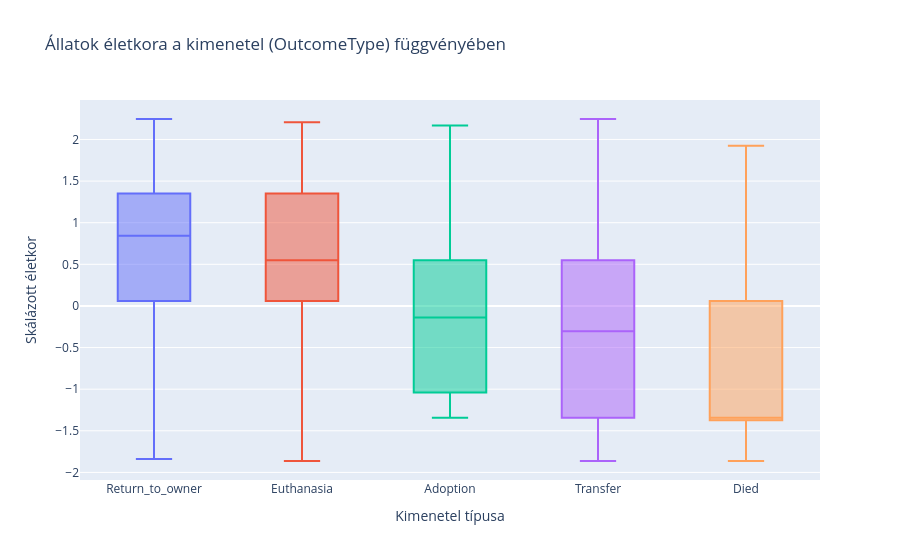
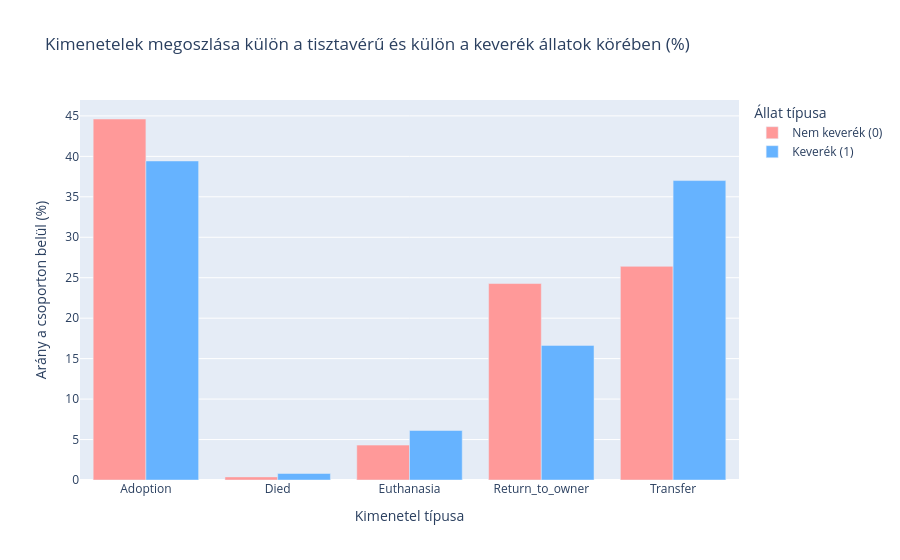
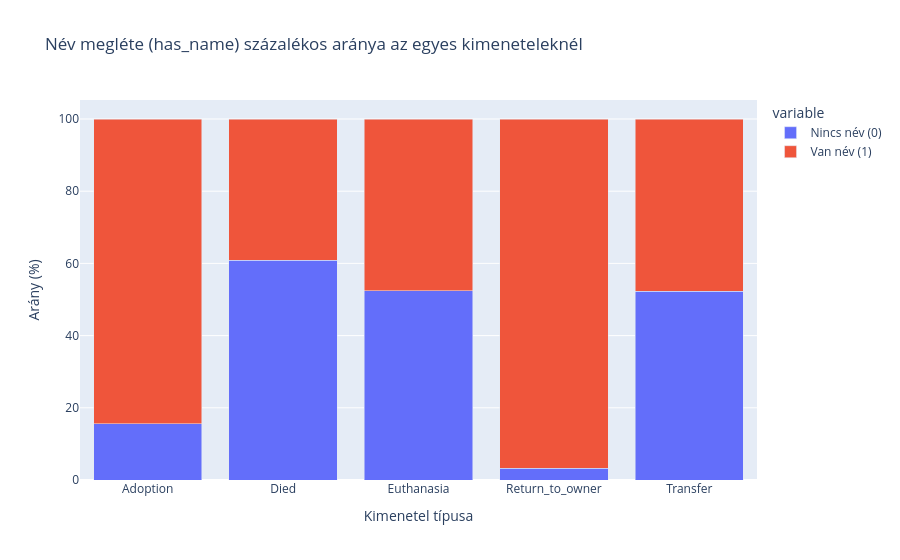
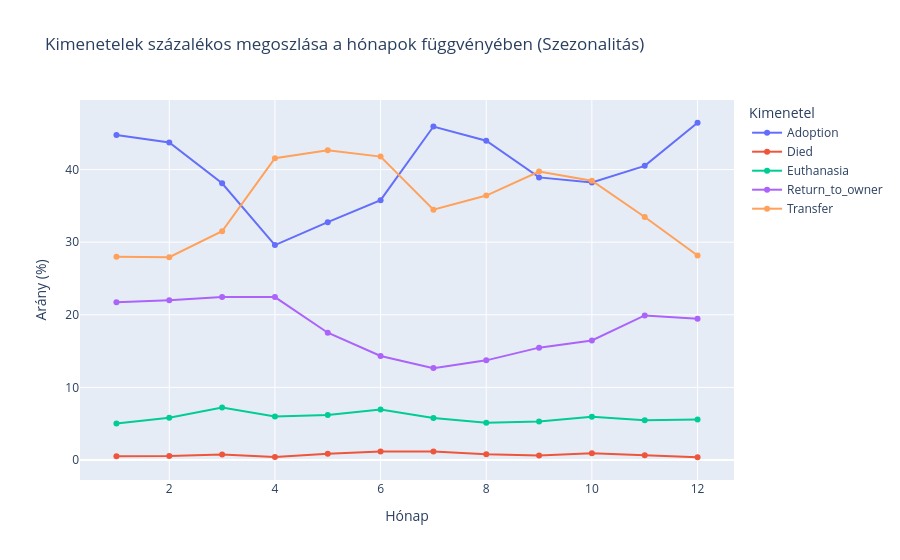

Here is the notebook cell these charts were saved with, in order:
### Markdown cell above
## Feature analysis

### Code cell
import plotly.express as px

# Előkészítés: kiveszük a 'fold' oszlopot a vizsgálatból, ha benne van
df_eda = train_transformed.copy()
if "fold" in df_eda.columns:
  df_eda = df_eda.drop(columns=["fold"])


# ==========================================
# 1. CÉLVÁLTOZÓ SZERINTI ELOSZLÁSOK VIZSGÁLATA
# ==========================================

# A) Életkor (nem skálázott AgeInMonths, ha létezik, különben visszamérjük)
# Használjuk az eredeti hónapokban kifejezett értéket az értelmezhetőség kedvéért:
if "AgeInMonths" in df_eda.columns:
  age_col = "AgeInMonths"
  age_label = "Életkor (hónapokban)"
else:
  age_col = "AgeInMonths_scaled"
  age_label = "Skálázott életkor"

fig1 = px.box(
    df_eda,
    x="OutcomeType",
    y=age_col,
    color="OutcomeType",
    title="Állatok életkora a kimenetel (OutcomeType) függvényében",
    labels={"OutcomeType": "Kimenetel típusa", age_col: age_label},
)
fig1.update_layout(showlegend=False)
fig1.show()


# Oszloponkénti normalizálás (hogy külön látszódjon a keverékek és nem keverékek kimeneteli profilja)
mix_outcome_col_pct = (
    pd.crosstab(
        df_eda["OutcomeType"], df_eda["isMix"], normalize="columns"
    )  # oszloponkénti százalék
    * 100
).reset_index()

# Átalakítjuk Plotly-barát formátumra
mix_melted = mix_outcome_col_pct.melt(
    id_vars="OutcomeType", var_name="isMix", value_name="Percentage"
)
# Átnevezzük a kategóriákat a jobb olvashatóságért
mix_melted["isMix"] = mix_melted["isMix"].map({0: "Nem keverék (0)", 1: "Keverék (1)"})

fig2 = px.bar(
    mix_melted,
    x="OutcomeType",
    y="Percentage",
    color="isMix",
    barmode="group",
    title="Kimenetelek megoszlása külön a tisztavérű és külön a keverék állatok körében (%)",
    labels={
        "OutcomeType": "Kimenetel típusa",
        "Percentage": "Arány a csoporton belül (%)",
        "isMix": "Állat típusa",
    },
    color_discrete_sequence=["#ff9999", "#66b3ff"],
)
fig2.show()


# 1. Kiszámoljuk a soronkénti százalékos megoszlást (OutcomeType-on belül a has_name aránya)
name_outcome_pct = (
    pd.crosstab(df_eda["OutcomeType"], df_eda["has_name"], normalize="index") * 100
).reset_index()

# Átnevezzük az oszlopokat a könnyebb áttekinthetőségért
name_outcome_pct.columns = ["OutcomeType", "Nincs név (0)", "Van név (1)"]

# Átalakítjuk hosszú formátumra (melt) a Plotly számára
name_melted = name_outcome_pct.melt(
    id_vars="OutcomeType", var_name="Név státusz", value_name="Százalék (%)"
)

# 2. Csoportosított oszlopdiagram készítése
fig3 = px.bar(
    name_melted,
    x="OutcomeType",
    y="Százalék (%)",
    color="Név státusz",
    barmode="group",  # Egymás melletti oszlopok a jobb összehasonlíthatóságért
    title=(
        "Név megléte (has_name) megoszlása az egyes kimenetelek"
        " alcsoportjaiban (%)"
    ),
    labels={
        "OutcomeType": "Kimenetel típusa (OutcomeType)",
        "Százalék (%)": "Arány az adott kimenetelen belül (%)",
    },
    color_discrete_sequence=[
        "#ff7f0e",
        "#1f77b4",
    ],  # Narancssárga (nincs név) vs Kék (van név)
)

fig3.update_layout(xaxis_tickangle=-15)
fig3.show()


# ==========================================
# 2. IDŐBELI MINTÁZATOK: Végkimenetelek megoszlása hónapok szerint
# ==========================================
# Azt vizsgáljuk, hogy az egyes hónapokban milyen Outcome-ok fordulnak elő (százalékos megoszlás)
month_outcome = (
    pd.crosstab(
        df_eda["DateTime_month"], df_eda["OutcomeType"], normalize="index"
    )
    * 100
).reset_index()

# Olvashatóbbá tesszük vonaldiagramként
month_outcome_melted = month_outcome.melt(
    id_vars="DateTime_month",
    var_name="OutcomeType",
    value_name="Percentage",
)

fig4 = px.line(
    month_outcome_melted,
    x="DateTime_month",
    y="Percentage",
    color="OutcomeType",
    markers=True,
    title=(
        "Kimenetelek százalékos megoszlása a hónapok függvényében"
        " (Szezonalitás)"
    ),
    labels={
        "DateTime_month": "Hónap",
        "Percentage": "Arány (%)",
        "OutcomeType": "Kimenetel",
    },
)
fig4.show()


# ==========================================
# 3. KORRELÁCIÓS MÁTRIX (A 'fold' nélkül)
# ==========================================
numeric_cols = df_eda.select_dtypes(include=[np.number]).columns
corr_matrix = df_eda[numeric_cols].corr()

fig5 = px.imshow(
    corr_matrix,
    text_auto=".2f",
    aspect="auto",
    color_continuous_scale="RdBu_r",
    zmin=-1,
    zmax=1,
    title="Transzformált jellemzőtér korrelációs mátrixa (Fold nélkül)",
)
fig5.show()

### Figure 1 — Plotly figure (JSON) as saved in the notebook; plotly's stock layout.template omitted (floating-point values rounded to 4 significant figures; data arrays with more than 128 entries replaced by an {"elided": "..."} marker saying what was removed)
{"data": [{"alignmentgroup": "True", "hovertemplate": "Kimenetel típusa=%{x}<br>Skálázott életkor=%{y}<extra></extra>", "legendgroup": "Return_to_owner", "marker": {"color": "#636efa"}, "name": "Return_to_owner", "notched": false, "offsetgroup": "Return_to_owner", "orientation": "v", "showlegend": true, "type": "box", "x": {"elided": "4786 str values"}, "x0": " ", "xaxis": "x", "y": {"elided": "4786 float values"}, "y0": " ", "yaxis": "y"}, {"alignmentgroup": "True", "hovertemplate": "Kimenetel típusa=%{x}<br>Skálázott életkor=%{y}<extra></extra>", "legendgroup": "Euthanasia", "marker": {"color": "#EF553B"}, "name": "Euthanasia", "notched": false, "offsetgroup": "Euthanasia", "orientation": "v", "showlegend": true, "type": "box", "x": {"elided": "1555 str values"}, "x0": " ", "xaxis": "x", "y": {"elided": "1555 float values"}, "y0": " ", "yaxis": "y"}, {"alignmentgroup": "True", "hovertemplate": "Kimenetel típusa=%{x}<br>Skálázott életkor=%{y}<extra></extra>", "legendgroup": "Adoption", "marker": {"color": "#00cc96"}, "name": "Adoption", "notched": false, "offsetgroup": "Adoption", "orientation": "v", "showlegend": true, "type": "box", "x": {"elided": "10769 str values"}, "x0": " ", "xaxis": "x", "y": {"elided": "10769 float values"}, "y0": " ", "yaxis": "y"}, {"alignmentgroup": "True", "hovertemplate": "Kimenetel típusa=%{x}<br>Skálázott életkor=%{y}<extra></extra>", "legendgroup": "Transfer", "marker": {"color": "#ab63fa"}, "name": "Transfer", "notched": false, "offsetgroup": "Transfer", "orientation": "v", "showlegend": true, "type": "box", "x": {"elided": "9422 str values"}, "x0": " ", "xaxis": "x", "y": {"elided": "9422 float values"}, "y0": " ", "yaxis": "y"}, {"alignmentgroup": "True", "hovertemplate": "Kimenetel típusa=%{x}<br>Skálázott életkor=%{y}<extra></extra>", "legendgroup": "Died", "marker": {"color": "#FFA15A"}, "name": "Died", "notched": false, "offsetgroup": "Died", "orientation": "v", "showlegend": true, "type": "box", "x": {"elided": "197 str values"}, "x0": " ", "xaxis": "x", "y": {"elided": "197 float values"}, "y0": " ", "yaxis": "y"}], "layout": {"boxmode": "overlay", "legend": {"title": {"text": "Kimenetel típusa"}, "tracegroupgap": 0}, "showlegend": false, "title": {"text": "Állatok életkora a kimenetel (OutcomeType) függvényében"}, "xaxis": {"anchor": "y", "categoryarray": ["Return_to_owner", "Euthanasia", "Adoption", "Transfer", "Died"], "categoryorder": "array", "domain": [0, 1], "title": {"text": "Kimenetel típusa"}}, "yaxis": {"anchor": "x", "domain": [0, 1], "title": {"text": "Skálázott életkor"}}}}

### Figure 2 — Plotly figure (JSON) as saved in the notebook; plotly's stock layout.template omitted (floating-point values rounded to 4 significant figures)
{"data": [{"alignmentgroup": "True", "hovertemplate": "Állat típusa=Nem keverék (0)<br>Kimenetel típusa=%{x}<br>Arány a csoporton belül (%)=%{y}<extra></extra>", "legendgroup": "Nem keverék (0)", "marker": {"color": "#ff9999", "pattern": {"shape": ""}}, "name": "Nem keverék (0)", "offsetgroup": "Nem keverék (0)", "orientation": "v", "showlegend": true, "textposition": "auto", "type": "bar", "x": ["Adoption", "Died", "Euthanasia", "Return_to_owner", "Transfer"], "xaxis": "x", "y": [44.62, 0.3837, 4.311, 24.28, 26.4], "yaxis": "y"}, {"alignmentgroup": "True", "hovertemplate": "Állat típusa=Keverék (1)<br>Kimenetel típusa=%{x}<br>Arány a csoporton belül (%)=%{y}<extra></extra>", "legendgroup": "Keverék (1)", "marker": {"color": "#66b3ff", "pattern": {"shape": ""}}, "name": "Keverék (1)", "offsetgroup": "Keverék (1)", "orientation": "v", "showlegend": true, "textposition": "auto", "type": "bar", "x": ["Adoption", "Died", "Euthanasia", "Return_to_owner", "Transfer"], "xaxis": "x", "y": [39.43, 0.8072, 6.117, 16.64, 37.01], "yaxis": "y"}], "layout": {"barmode": "group", "legend": {"title": {"text": "Állat típusa"}, "tracegroupgap": 0}, "title": {"text": "Kimenetelek megoszlása külön a tisztavérű és külön a keverék állatok körében (%)"}, "xaxis": {"anchor": "y", "domain": [0, 1], "title": {"text": "Kimenetel típusa"}}, "yaxis": {"anchor": "x", "domain": [0, 1], "title": {"text": "Arány a csoporton belül (%)"}}}}

### Figure 3 — Plotly figure (JSON) as saved in the notebook; plotly's stock layout.template omitted (floating-point values rounded to 4 significant figures)
{"data": [{"hovertemplate": "variable=Nincs név (0)<br>Kimenetel típusa=%{x}<br>Arány (%)=%{y}<extra></extra>", "legendgroup": "Nincs név (0)", "marker": {"color": "#636efa", "pattern": {"shape": ""}}, "name": "Nincs név (0)", "orientation": "v", "showlegend": true, "textposition": "auto", "type": "bar", "x": ["Adoption", "Died", "Euthanasia", "Return_to_owner", "Transfer"], "xaxis": "x", "y": [15.58, 60.91, 52.41, 3.197, 52.27], "yaxis": "y"}, {"hovertemplate": "variable=Van név (1)<br>Kimenetel típusa=%{x}<br>Arány (%)=%{y}<extra></extra>", "legendgroup": "Van név (1)", "marker": {"color": "#EF553B", "pattern": {"shape": ""}}, "name": "Van név (1)", "orientation": "v", "showlegend": true, "textposition": "auto", "type": "bar", "x": ["Adoption", "Died", "Euthanasia", "Return_to_owner", "Transfer"], "xaxis": "x", "y": [84.42, 39.09, 47.59, 96.8, 47.73], "yaxis": "y"}], "layout": {"barmode": "stack", "legend": {"title": {"text": "variable"}, "tracegroupgap": 0}, "title": {"text": "Név megléte (has_name) százalékos aránya az egyes kimeneteleknél"}, "xaxis": {"anchor": "y", "domain": [0, 1], "title": {"text": "Kimenetel típusa"}}, "yaxis": {"anchor": "x", "domain": [0, 1], "title": {"text": "Arány (%)"}}}}

### Figure 4 — Plotly figure (JSON) as saved in the notebook; plotly's stock layout.template omitted (floating-point values rounded to 4 significant figures)
{"data": [{"hovertemplate": "Kimenetel=Adoption<br>Hónap=%{x}<br>Arány (%)=%{y}<extra></extra>", "legendgroup": "Adoption", "line": {"color": "#636efa", "dash": "solid"}, "marker": {"symbol": "circle"}, "mode": "lines+markers", "name": "Adoption", "orientation": "v", "showlegend": true, "type": "scatter", "x": [1, 2, 3, 4, 5, 6, 7, 8, 9, 10, 11, 12], "xaxis": "x", "y": [44.77, 43.73, 38.12, 29.6, 32.76, 35.79, 45.93, 43.97, 38.92, 38.22, 40.52, 46.45], "yaxis": "y"}, {"hovertemplate": "Kimenetel=Died<br>Hónap=%{x}<br>Arány (%)=%{y}<extra></extra>", "legendgroup": "Died", "line": {"color": "#EF553B", "dash": "solid"}, "marker": {"symbol": "circle"}, "mode": "lines+markers", "name": "Died", "orientation": "v", "showlegend": true, "type": "scatter", "x": [1, 2, 3, 4, 5, 6, 7, 8, 9, 10, 11, 12], "xaxis": "x", "y": [0.5141, 0.5339, 0.7343, 0.4144, 0.8596, 1.164, 1.157, 0.7827, 0.5988, 0.9372, 0.6372, 0.3716], "yaxis": "y"}, {"hovertemplate": "Kimenetel=Euthanasia<br>Hónap=%{x}<br>Arány (%)=%{y}<extra></extra>", "legendgroup": "Euthanasia", "line": {"color": "#00cc96", "dash": "solid"}, "marker": {"symbol": "circle"}, "mode": "lines+markers", "name": "Euthanasia", "orientation": "v", "showlegend": true, "type": "scatter", "x": [1, 2, 3, 4, 5, 6, 7, 8, 9, 10, 11, 12], "xaxis": "x", "y": [5.013, 5.82, 7.21, 5.98, 6.208, 6.943, 5.786, 5.11, 5.289, 5.935, 5.472, 5.574], "yaxis": "y"}, {"hovertemplate": "Kimenetel=Return_to_owner<br>Hónap=%{x}<br>Arány (%)=%{y}<extra></extra>", "legendgroup": "Return_to_owner", "line": {"color": "#ab63fa", "dash": "solid"}, "marker": {"symbol": "circle"}, "mode": "lines+markers", "name": "Return_to_owner", "orientation": "v", "showlegend": true, "type": "scatter", "x": [1, 2, 3, 4, 5, 6, 7, 8, 9, 10, 11, 12], "xaxis": "x", "y": [21.72, 22.0, 22.43, 22.44, 17.53, 14.32, 12.65, 13.72, 15.47, 16.45, 19.9, 19.44], "yaxis": "y"}, {"hovertemplate": "Kimenetel=Transfer<br>Hónap=%{x}<br>Arány (%)=%{y}<extra></extra>", "legendgroup": "Transfer", "line": {"color": "#FFA15A", "dash": "solid"}, "marker": {"symbol": "circle"}, "mode": "lines+markers", "name": "Transfer", "orientation": "v", "showlegend": true, "type": "scatter", "x": [1, 2, 3, 4, 5, 6, 7, 8, 9, 10, 11, 12], "xaxis": "x", "y": [27.98, 27.92, 31.51, 41.56, 42.65, 41.79, 34.48, 36.42, 39.72, 38.46, 33.47, 28.17], "yaxis": "y"}], "layout": {"legend": {"title": {"text": "Kimenetel"}, "tracegroupgap": 0}, "title": {"text": "Kimenetelek százalékos megoszlása a hónapok függvényében (Szezonalitás)"}, "xaxis": {"anchor": "y", "domain": [0, 1], "title": {"text": "Hónap"}}, "yaxis": {"anchor": "x", "domain": [0, 1], "title": {"text": "Arány (%)"}}}}
